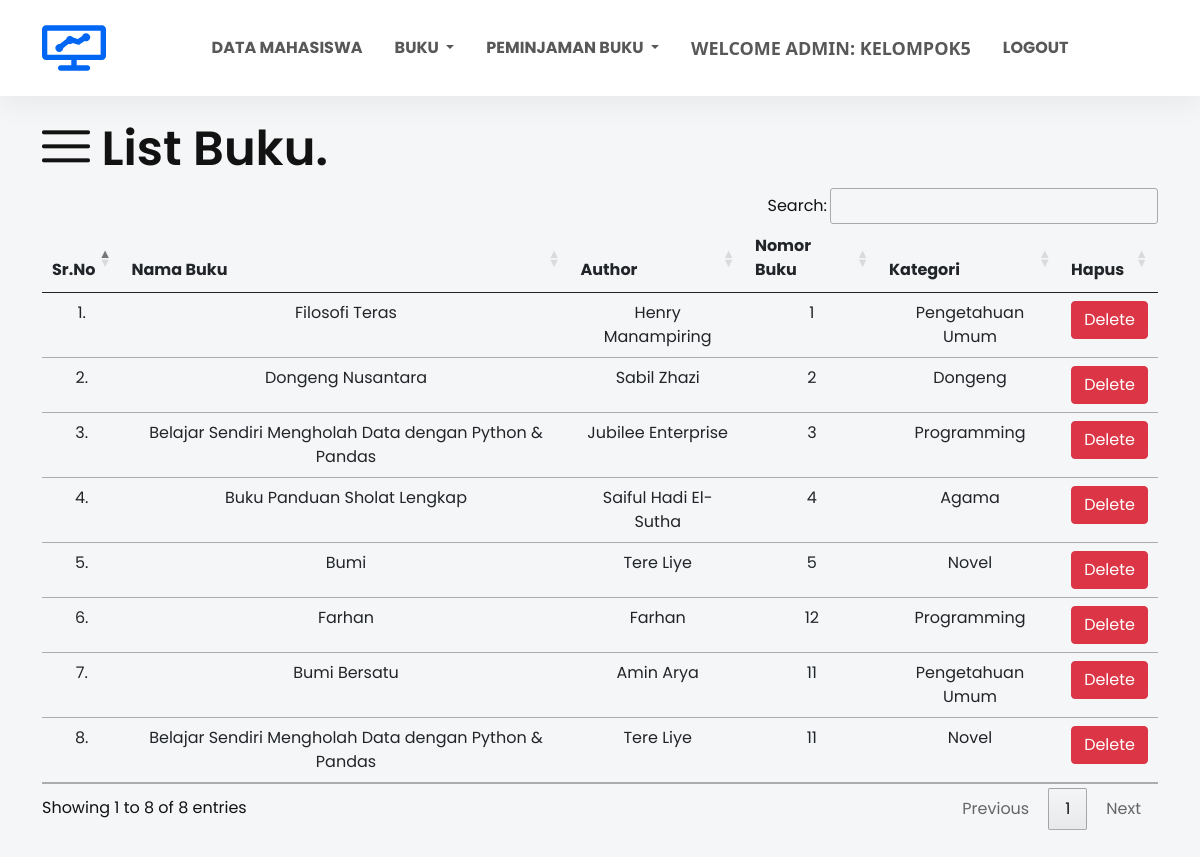
The page /list_buku/ (signed in) on the database its author committed.
### sistem_perpus/models.py (models this page shows, shortened)
class Buku(models.Model):
    judul = models.CharField(max_length=200)
    author = models.CharField(max_length=200)
    nomor_buku = models.PositiveIntegerField()
    kategori = models.CharField(max_length=50)

### sistem_perpus/views.py (the view)
# urls.py: path("list_buku/", list_buku, name="list_buku"),
@login_required(login_url = '/admin_login')
def list_buku(request):
    template_name = "list_buku.html"
    list_buku = Buku.objects.all()
    context = {
        'list_buku': list_buku
    }
    return render(request, template_name, context)

### templates/list_buku.html (shortened to what this page needs)
{% extends 'admin_navbar.html' %}
{% load static %}
{% block body %}
<section id="contact" class="contact-area">
    <div class="container">
        <div class="row">
            <div class="col-lg-12">
                <h1 class="contact-title pb-10"><i class="lni lni-menu"></i> List <span>Buku.</span></h1>
                <table class="table table-hover" id="example">
                    <thead>
                        <tr class="text-center">
                            <th>Sr.No</th>
                            <th>Nama Buku</th>
                            <th>Author</th>
                            <th>Nomor Buku</th>
                            <th>Kategori</th>
                            <th>Hapus</th>
                        </tr>
                    </thead>
                    <tbody>
                        {% for buku in list_buku %}
                        <tr class="text-center">
                            <td>{{forloop.counter}}.</td>
                            <td>{{buku.judul}}</td>
                            <td>{{buku.author}}</td>
                            <td>{{buku.nomor_buku}}</td>
                            <td>{{buku.kategori}}</td>
                            <td><a href="/delete_buku/{{buku.id}}/" class="btn btn-danger" onclick="return confirm('Apakah Anda yakin ingin menghapus buku ini?')">Delete</a></td>
                        </tr>
                        {% endfor %}
                    </tbody>
                </table>
            </div>
        </div>
    </div>
</section>
{% endblock %}

### templates/admin_navbar.html (shortened to what this page needs)
{% load static %}
<!doctype html>
<html lang="en">
  <head>
    <link href="https://cdn.jsdelivr.net/npm/bootstrap@5.1.0/dist/css/bootstrap.min.css" rel="stylesheet">
    <link rel="stylesheet" href="https://cdn.datatables.net/1.10.25/css/jquery.dataTables.min.css">
    <link rel="stylesheet" href="https://cdn.datatables.net/buttons/1.7.1/css/buttons.dataTables.min.css">
    <link rel="stylesheet" href="{% static 'frontend/assets/css/magnific-popup.css' %}">
    <link rel="stylesheet" href="{% static 'frontend/assets/css/slick.css' %}">
    <link rel="stylesheet" href="{% static 'frontend/assets/css/LineIcons.css' %}">
    <link rel="stylesheet" href="{% static 'frontend/assets/css/default.css' %}">
    <link rel="stylesheet" href="{% static 'frontend/assets/css/style.css' %}">
  </head>
  <body>
    <section class="navbar-area sticky">
      <div class="container">
        <div class="row">
          <div class="col-lg-12">
            <nav class="navbar navbar-expand-lg sticky">
              <a class="navbar-brand" href="#">
                <img src="{% static 'frontend/assets/images/logo-2.svg' %}" alt="Logo">
              </a>
              <div class="collapse navbar-collapse sub-menu-bar" id="navbarTwo">
                <ul class="navbar-nav m-auto">
                  <li class="nav-item" id="dataMahasiswa"><a class="nav-link"  href="/list_mahasiswa/">Data Mahasiswa</a></li>
                  <li class="nav-item dropdown">
                    <a class="nav-link dropdown-toggle" href="#" id="navbarDropdown" role="button" data-bs-toggle="dropdown" aria-expanded="false">
                      Buku
                    </a>
                  </li>
                  <li class="nav-item dropdown">
                    <a class="nav-link dropdown-toggle" href="#" id="navbarDropdown" role="button" data-bs-toggle="dropdown" aria-expanded="false">
                      Peminjaman Buku
                    </a>
                  </li>
                  <li class="nav-item">
                    <a style="font-weight:600; font-family:'Segoe UI', Tahoma, Geneva, Verdana, sans-serif; font-size: large;" class="nav-link active" href="#">Welcome Admin: {{request.user}}</a>
                  </li>
                  <li class="nav-item">
                    <a class="nav-link" aria-current="page" href="/logout/">Logout</a>
                  </li>
                </ul>
              </div>
            </nav>
          </div>
        </div>
      </div>
    </section>
      {% block body %}
      {% endblock %}
  </body>
</html>

### static/frontend/assets/css/default.css (style rules this page uses)
.pb-10 { padding-bottom: 10px; }

### rows shown on the page
Buku: judul "Filosofi Teras", author "Henry Manampiring", nomor_buku "1", kategori "Pengetahuan Umum"
Buku: judul "Dongeng Nusantara", author "Sabil Zhazi", nomor_buku "2", kategori "Dongeng"
Buku: judul "Belajar Sendiri Mengholah Data dengan Python & Pandas", author "Jubilee Enterprise", nomor_buku "3", kategori "Programming"
Buku: judul "Buku Panduan Sholat Lengkap", author "Saiful Hadi El-Sutha", nomor_buku "4", kategori "Agama"
Buku: judul "Bumi", author "Tere Liye", nomor_buku "5", kategori "Novel"
Buku: judul "Farhan", author "Farhan", nomor_buku "12", kategori "Programming"
Buku: judul "Bumi Bersatu", author "Amin Arya", nomor_buku "11", kategori "Pengetahuan Umum"
Buku: judul "Belajar Sendiri Mengholah Data dengan Python & Pandas", author "Tere Liye", nomor_buku "11", kategori "Novel"

### other values the page prints
{{ request.user }} "KELOMPOK5"
